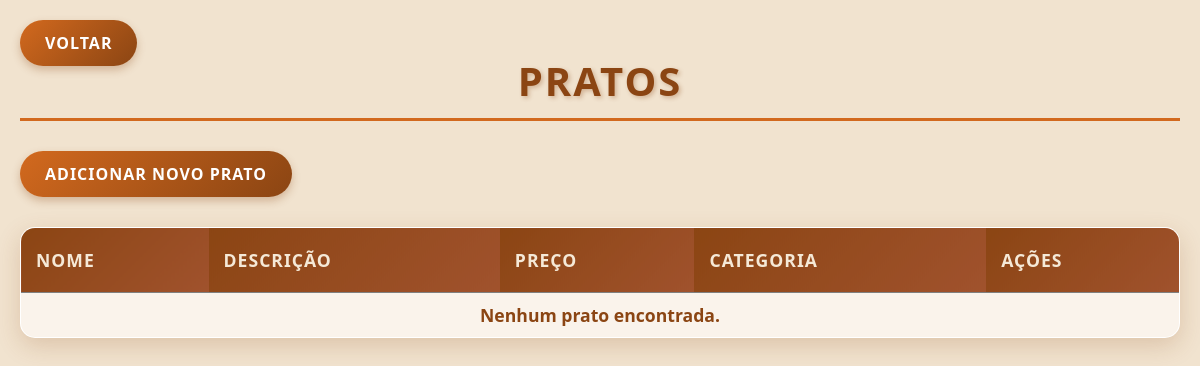
Before: /pratos/index.php with the older database file.
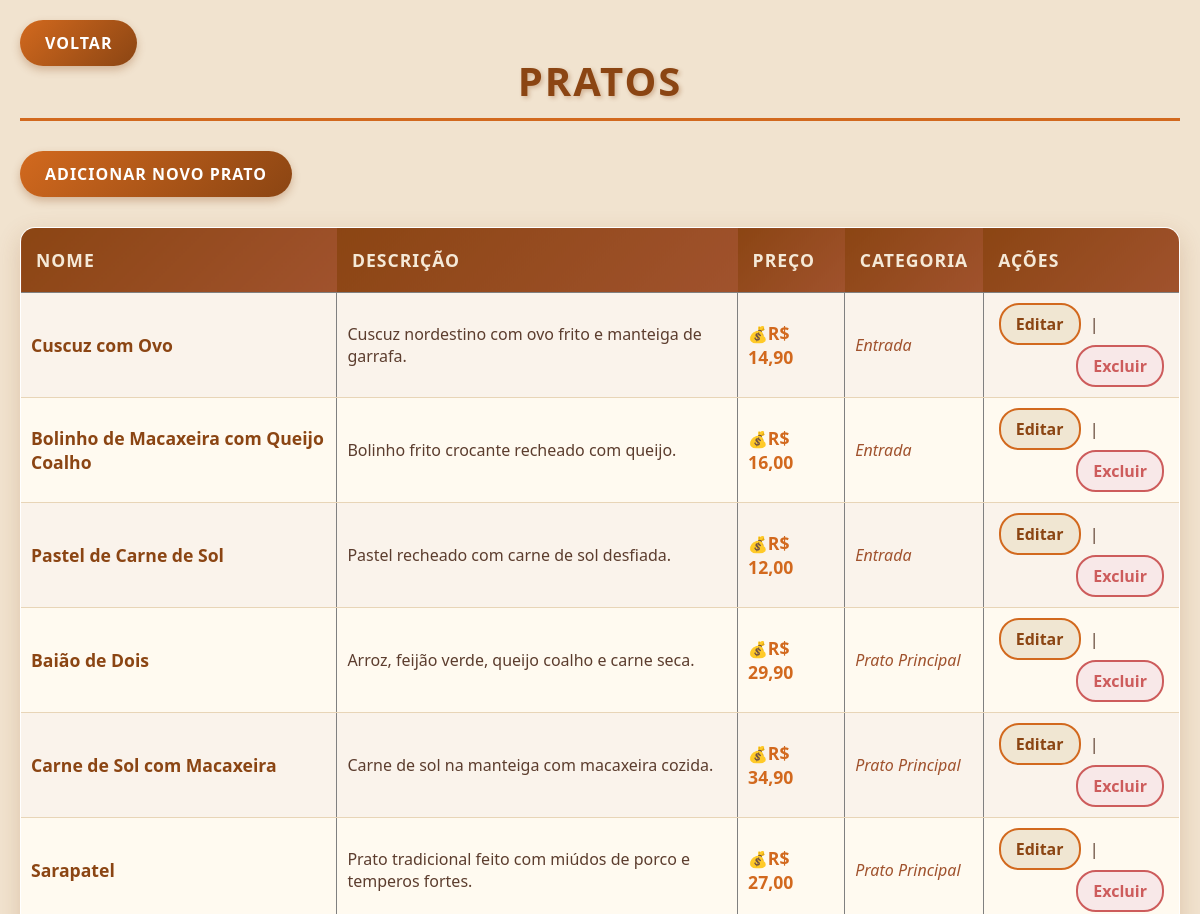
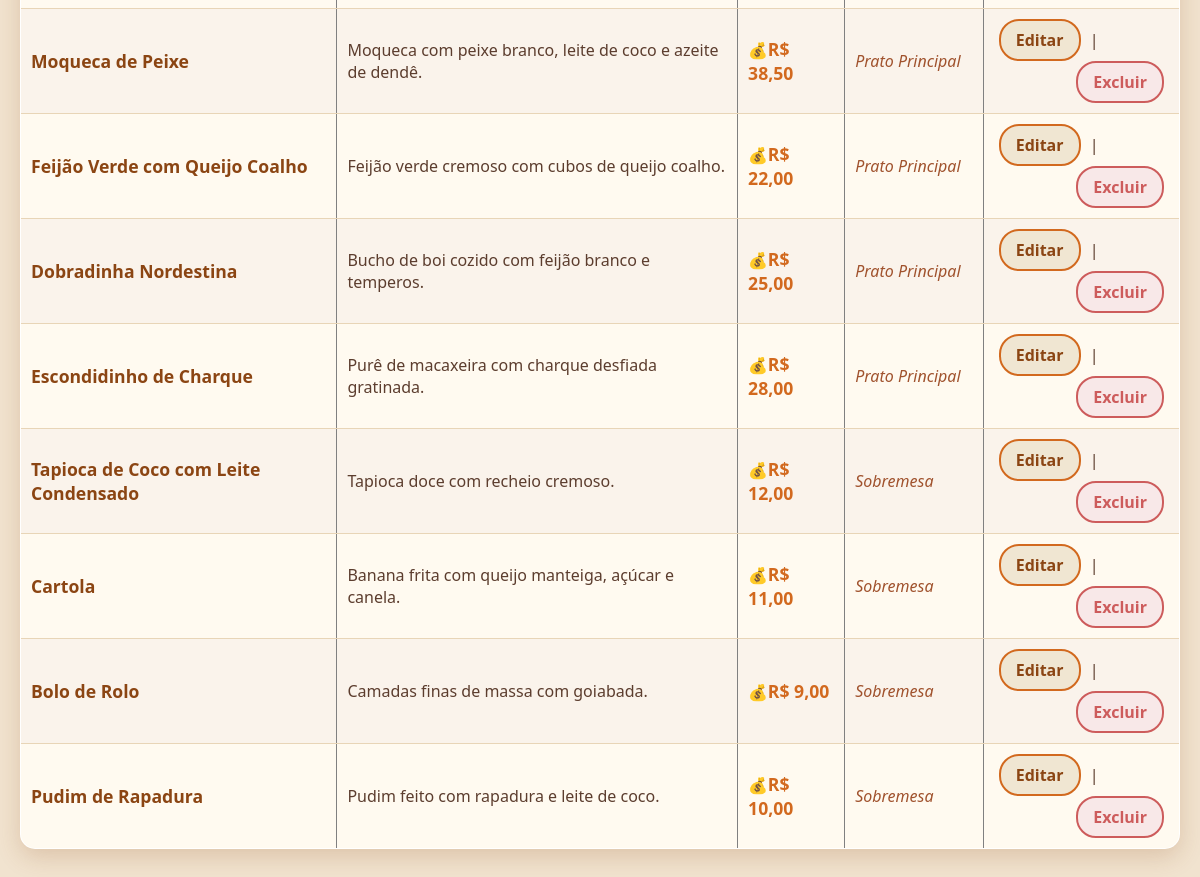
After: the same page with the newer database file (2 pictures, top to bottom).
### tables this page shows
CREATE TABLE pratos (
    id INT PRIMARY KEY AUTO_INCREMENT,
    nome VARCHAR(100),
    descricao TEXT,
    preco DECIMAL(10,2),
    imagem VARCHAR(255),
    categoria_id INT,
    FOREIGN KEY (categoria_id) REFERENCES categorias(id)
);

CREATE TABLE categorias (
    id INT PRIMARY KEY AUTO_INCREMENT,
    nome VARCHAR(50)
);

### pratos/index.php (the view, shortened to what this page needs)
<?php
include "../conexao/conexao.php";
$sql = "SELECT p.id, p.nome, p.descricao, p.preco, cat.nome AS categoria
        FROM pratos p
        JOIN categorias cat ON p.categoria_id = cat.id";
$result = $conn->query($sql);
?>
<!DOCTYPE html>
<html lang="pt-br">
<head>
    <link rel="stylesheet" href="../css/styles.css">
</head>
<body>
    <h2>Pratos</h2>
    <a href="criar.php">Adicionar Novo Prato</a>
    <a class="voltar" href="../html/index_adm.php">Voltar</a>
    <table border="1" cellpadding="10">
        <tr>
            <th>Nome</th>
            <th>Descrição</th>
            <th>Preço</th>
            <th>Categoria</th>
            <th>Ações</th>
        </tr>
        <?php
        if ($result->num_rows > 0) {
            while ($row = $result->fetch_assoc()):
        ?>
        <tr>
            <td><?= htmlspecialchars($row['nome']) ?></td>
            <td><?= htmlspecialchars($row['descricao']) ?></td>
            <td>R$ <?= number_format($row['preco'], 2, ',', '.') ?></td>
            <td><?= htmlspecialchars($row['categoria']) ?></td>
            <td>
                <a href="editar.php?id=<?= $row['id'] ?>">Editar</a> |
                <a class=excluir href="deletar.php?id=<?= $row['id'] ?>" onclick="return confirm('Deseja excluir este prato?')">Excluir</a>
            </td>
        </tr>
        <?php
            endwhile;
        } else {
            echo "<tr><td colspan='5' style='text-align: center;'>Nenhum prato encontrada.</td></tr>";
        }
        ?>
    </table>
</body>
</html>

Changed rows visible on the page:
added pratos: nome "Cuscuz com Ovo", descricao "Cuscuz nordestino com ovo frito e manteiga de garrafa.", preco "14,90", categoria.nome "Entrada"
added pratos: nome "Bolinho de Macaxeira com Queijo Coalho", descricao "Bolinho frito crocante recheado com queijo.", preco "16,00", categoria.nome "Entrada"
added pratos: nome "Pastel de Carne de Sol", descricao "Pastel recheado com carne de sol desfiada.", preco "12,00", categoria.nome "Entrada"
added pratos: nome "Baião de Dois", descricao "Arroz, feijão verde, queijo coalho e carne seca.", preco "29,90", categoria.nome "Prato Principal"
added pratos: nome "Carne de Sol com Macaxeira", descricao "Carne de sol na manteiga com macaxeira cozida.", preco "34,90", categoria.nome "Prato Principal"
added pratos: nome "Sarapatel", descricao "Prato tradicional feito com miúdos de porco e temperos fortes.", preco "27,00", categoria.nome "Prato Principal"
added pratos: nome "Moqueca de Peixe", descricao "Moqueca com peixe branco, leite de coco e azeite de dendê.", preco "38,50", categoria.nome "Prato Principal"
added pratos: nome "Feijão Verde com Queijo Coalho", descricao "Feijão verde cremoso com cubos de queijo coalho.", preco "22,00", categoria.nome "Prato Principal"
added pratos: nome "Dobradinha Nordestina", descricao "Bucho de boi cozido com feijão branco e temperos.", preco "25,00", categoria.nome "Prato Principal"
added pratos: nome "Escondidinho de Charque", descricao "Purê de macaxeira com charque desfiada gratinada.", preco "28,00", categoria.nome "Prato Principal"
added pratos: nome "Tapioca de Coco com Leite Condensado", descricao "Tapioca doce com recheio cremoso.", preco "12,00", categoria.nome "Sobremesa"
added pratos: nome "Cartola", descricao "Banana frita com queijo manteiga, açúcar e canela.", preco "11,00", categoria.nome "Sobremesa"
added pratos: nome "Bolo de Rolo", descricao "Camadas finas de massa com goiabada.", preco "9,00", categoria.nome "Sobremesa"
added pratos: nome "Pudim de Rapadura", descricao "Pudim feito com rapadura e leite de coco.", preco "10,00", categoria.nome "Sobremesa"
Other visible differences:
text no longer shown: "Nenhum prato encontrada."
